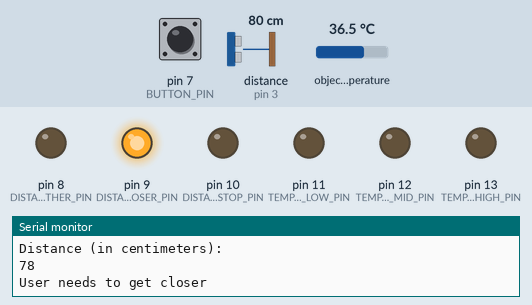
A sketch run on a simulated Arduino Mega 2560, built with avr-gcc and run on an emulated ATmega2560. On the bench: output pins drawn as LEDs (lit = HIGH), the last lines printed to the serial monitor. Wiring (inferred from the names in the program): ultrasonic range finder: trigger pin 2; echo pin 3. The inputs (shaded band) are chosen by the test bench; at power-on: distance to the obstacle (sensor on pin 3) 80 cm, pin 7 (BUTTON_PIN) HIGH, object temperature 36.5 °C. The echo pulse lasts 58.3 µs per cm; pins used as bus, display or sensor lines are not drawn.

Above: at 1.2 s.
1.3 s: distance to the obstacle (sensor on pin 3) set to 9 cm
2.8 s: distance to the obstacle (sensor on pin 3) set to 6 cm
At 4.3 s:
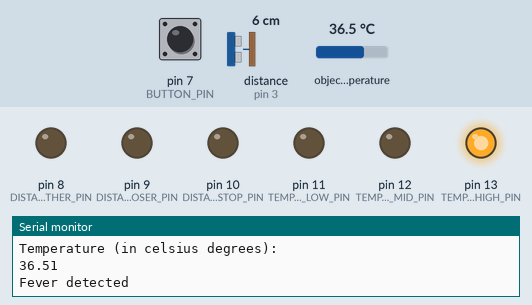
5.8 s: distance to the obstacle (sensor on pin 3) set to 120 cm
At 6.6 s:
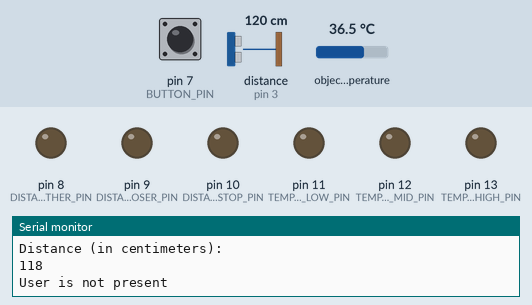
7.4 s: pin 7 (BUTTON_PIN) pulled LOW for 3.2 s
At 10.4 s:
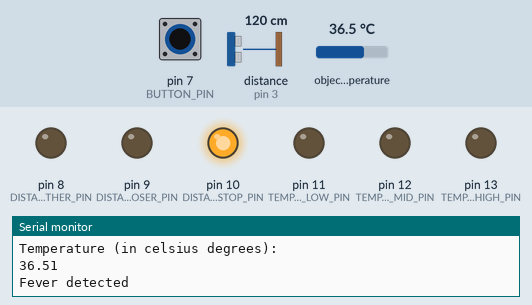
12.2 s: pin 7 (BUTTON_PIN) pulled LOW for 0.15 s
At 13.4 s:
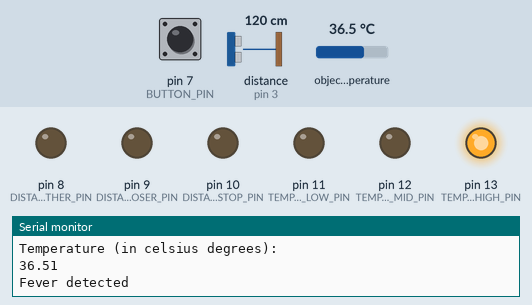
15.3 s: pin 7 (BUTTON_PIN) pulled LOW for 1 s
At 19.2 s:
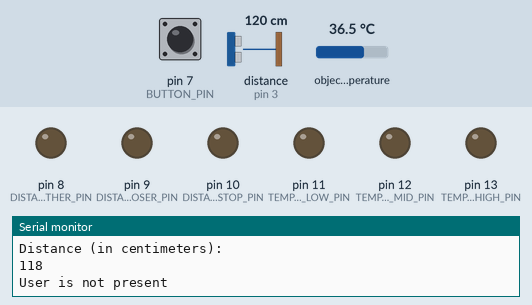
Timing chart, 0 to 20.3 s (numbered marks = the images above; inputs shaded):
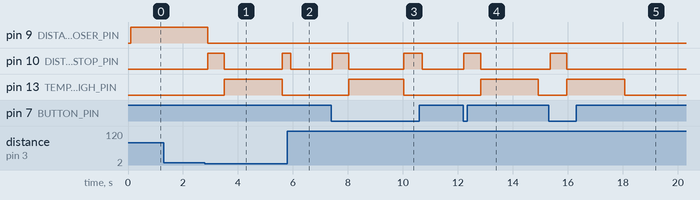

The sketch:

temperature_detection.ino
```cpp
#include "user_config.h"
#include <Adafruit_MLX90614.h>
#ifdef M5STICKC
#include <M5StickC.h>
#endif

typedef enum {
    INDICATOR_TEMPERATURE_LOW  = 1 << 0,
    INDICATOR_TEMPERATURE_MID  = 1 << 1,
    INDICATOR_TEMPERATURE_HIGH = 1 << 2,
    INDICATOR_DISTANCE_FARTHER = 1 << 3,
    INDICATOR_DISTANCE_STOP    = 1 << 4,
    INDICATOR_DISTANCE_CLOSER  = 1 << 5
} indicator;

typedef enum {
    STATUS_OFF     = 0,
    STATUS_TRIGGER = INDICATOR_DISTANCE_STOP,
    STATUS_FEVER_LOW  = INDICATOR_TEMPERATURE_LOW,
    STATUS_FEVER_MID  = INDICATOR_TEMPERATURE_MID,
    STATUS_FEVER_HIGH = INDICATOR_TEMPERATURE_HIGH,
    STATUS_DISTANCE_FARTHER = INDICATOR_DISTANCE_FARTHER,
    STATUS_DISTANCE_STOP    = INDICATOR_DISTANCE_STOP,
    STATUS_DISTANCE_CLOSER  = INDICATOR_DISTANCE_CLOSER
} status;


float measure_temperature_ztp115m();
float measure_temperature_mlx90614();
float measure_temperature(size_t samples, int interval);
int measure_distance(size_t samples, int interval);
void await_status(status desired_status);
void display_status(status indicators);
status detect_user();


void setup() {
    Serial.begin(SERIAL_MONITOR_SPEED);

    #ifdef ENABLE_SONAR
        pinMode(ULTRASOUND_ECHO_PIN, INPUT);
        pinMode(ULTRASOUND_TRIGGER_PIN, OUTPUT);
    #endif

    #ifdef ENABLE_INDICATORS
        pinMode(TEMPERATURE_LOW_PIN, OUTPUT);
        pinMode(TEMPERATURE_MID_PIN, OUTPUT);
        pinMode(TEMPERATURE_HIGH_PIN, OUTPUT);
        pinMode(DISTANCE_FARTHER_PIN, OUTPUT);
        pinMode(DISTANCE_STOP_PIN, OUTPUT);
        pinMode(DISTANCE_CLOSER_PIN, OUTPUT);
    #endif

    #ifdef ENABLE_BUTTON
        pinMode(BUTTON_PIN, INPUT_PULLUP);
    #endif

    #ifdef M5STICKC
        M5.begin();
    #endif

    #ifdef ESP32
        Wire.begin(ESP32_SDA_PIN, ESP32_SCL_PIN);
    #endif

    Serial.println("Setup complete");
}


void loop() {
    await_status(STATUS_TRIGGER);
    delay(SENSOR_STABILIZATION_TIME);

    float temperature = measure_temperature(
        TEMPERATURE_SAMPLES,
        TEMPERATURE_INTERVAL
    );

    Serial.println("Temperature (in celsius degrees): ");
    Serial.println(temperature);

    if(temperature > LIMIT_FEVER) {
        display_status(STATUS_FEVER_HIGH);
        Serial.println("Fever detected");
    } else if(temperature > WARNING_FEVER) {
        display_status(STATUS_FEVER_MID);
        Serial.println("Fever probably detected");
    } else {
        display_status(STATUS_FEVER_LOW);
        Serial.println("No fever detected");
    }

    delay(DISPLAY_TIME);
    await_status(STATUS_OFF);
}


void await_status(status desired_status) {
    status current_status;

    do {
        current_status = (
            (digitalRead(BUTTON_PIN) == LOW)
            ? STATUS_TRIGGER : detect_user()
        );
        display_status(current_status);
    } while(current_status != desired_status);
}


status detect_user() {
    #ifdef ENABLE_SONAR
        int distance = measure_distance(
            DISTANCE_SAMPLES,
            DISTANCE_INTERVAL
        );

        Serial.println("Distance (in centimeters): ");
        Serial.println(distance);

        if (distance > OFF_DISTANCE) {
            Serial.println("User is not present");
            return STATUS_OFF;
        } else if (distance > DETECTION_DISTANCE + THRESHOLD_DISTANCE / 2) {
            Serial.println("User needs to get closer");
            return STATUS_DISTANCE_CLOSER;
        } else if (distance < DETECTION_DISTANCE - THRESHOLD_DISTANCE / 2) {
            Serial.println("User needs to get farther");
            return STATUS_DISTANCE_FARTHER;
        } else {
            Serial.println("User is at a good distance; stay still");
            return STATUS_DISTANCE_STOP;
        }
    #else
        return STATUS_OFF;
    #endif
}


int measure_distance(size_t samples, int interval) {
    float measurements = 0;
    for(size_t counter = 0; counter < (samples || 1); counter++) {
        digitalWrite(ULTRASOUND_TRIGGER_PIN, LOW);
        delayMicroseconds(2);
        digitalWrite(ULTRASOUND_TRIGGER_PIN, HIGH);
        delayMicroseconds(10);
        digitalWrite(ULTRASOUND_TRIGGER_PIN, LOW);

        long duration = pulseIn(ULTRASOUND_ECHO_PIN, HIGH);
        measurements += duration * 0.034 / 2;

        delay(interval);
    }
    return measurements / (samples || 1); // centimeters
}


float measure_temperature(size_t samples, int interval) {
    float measurements = 0;
    for(size_t counter = 0; counter < (samples || 1); counter++) {
        #if defined(SENSOR_MLX90614)
            measurements += measure_temperature_mlx90614();
        #elif defined(SENSOR_ZTP115M) && defined(ZTP115M_SENSOR_PIN)
            measurements += measure_temperature_ztp115m();
        #else
            #error No sensor specified!
        #endif
        delay(interval);
    }
    return measurements / (samples || 1); // celsius degrees
}


float measure_temperature_ztp115m() {
    int value = analogRead(ZTP115M_SENSOR_PIN);
    float voltage = ZTP115M_SENSOR_REFERENCE * (value / ZTP115M_SENSOR_STEPS);
    return (
        - 3484.051933 * pow(voltage, 0)
        + 11296.70621 * pow(voltage, 1)
        - 15853.08557 * pow(voltage, 2)
        + 12490.72137 * pow(voltage, 3)
        - 5998.724365 * pow(voltage, 4)
        + 1797.550087 * pow(voltage, 5)
        - 328.5445919 * pow(voltage, 6)
        + 33.53566265 * pow(voltage, 7)
        - 1.465912126 * pow(voltage, 8)
    );
}


float measure_temperature_mlx90614() {
    static Adafruit_MLX90614 temperature_sensor = Adafruit_MLX90614();
    #ifndef ESP32
        temperature_sensor.begin();
    #endif
    return temperature_sensor.readObjectTempC();
}


void display_status(status indicators) {
    #ifdef INVERT_INDICATORS
        indicators = (status)~indicators;
    #endif
    #ifdef M5STICKC
        M5.Lcd.fillRect(0, 0, 40, 53,
            (indicators & INDICATOR_TEMPERATURE_HIGH)
            ? TFT_RED : TFT_BLACK
        );
        M5.Lcd.fillRect(0, 53, 40, 53,
            (indicators & INDICATOR_TEMPERATURE_MID)
            ? TFT_ORANGE : TFT_BLACK
        );
        M5.Lcd.fillRect(0, 106, 40, 54,
            (indicators & INDICATOR_TEMPERATURE_LOW)
            ? TFT_GREEN : TFT_BLACK
        );
        M5.Lcd.fillRect(40, 0, 80, 53,
            (indicators & INDICATOR_DISTANCE_FARTHER)
            ? TFT_ORANGE : TFT_BLACK
        );
        M5.Lcd.fillRect(40, 53, 80, 53,
            (indicators & INDICATOR_DISTANCE_STOP)
            ? TFT_GREEN : TFT_BLACK
        );
        M5.Lcd.fillRect(40, 106, 80, 54,
            (indicators & INDICATOR_DISTANCE_CLOSER)
            ? TFT_ORANGE : TFT_BLACK
        );
    #endif
    digitalWrite(
        TEMPERATURE_HIGH_PIN,
        (indicators & INDICATOR_TEMPERATURE_HIGH)
        ? HIGH : LOW
    );
    digitalWrite(
        TEMPERATURE_MID_PIN,
        (indicators & INDICATOR_TEMPERATURE_MID)
        ? HIGH : LOW
    );
    digitalWrite(
        TEMPERATURE_LOW_PIN,
        (indicators & INDICATOR_TEMPERATURE_LOW)
        ? HIGH : LOW
    );
    digitalWrite(
        DISTANCE_FARTHER_PIN,
        (indicators & INDICATOR_DISTANCE_FARTHER)
        ? HIGH : LOW
    );
    digitalWrite(
        DISTANCE_STOP_PIN,
        (indicators & INDICATOR_DISTANCE_STOP)
        ? HIGH : LOW
    );
    digitalWrite(
        DISTANCE_CLOSER_PIN,
        (indicators & INDICATOR_DISTANCE_CLOSER)
        ? HIGH : LOW
    );
}
```

user_config.h
```cpp
#ifndef USER_CONFIG_H
#define USER_CONFIG_H

// Switches
// #define ENABLE_SONAR
// #define INVERT_INDICATORS
// #define SENSOR_ZTP115M // See also ZTP115M_SENSOR_* defines
#define SENSOR_MLX90614


// Boards
// #define M5STICKC
// #define ANOTHER

#ifdef M5STICKC
    #define ENABLE_BUTTON
    #define INVERT_INDICATORS
    #undef ENABLE_INDICATORS
    #undef ENABLE_SONAR
#endif

#ifdef ANOTHER
    #define ENABLE_BUTTON
    #define ENABLE_INDICATORS
    #define ENABLE_SONAR
#endif

// Times (bauds and milliseconds)
#define SERIAL_MONITOR_SPEED        115200
#define SENSOR_STABILIZATION_TIME   100
#define TIME_BETWEEN_READINGS       500
#define DISPLAY_TIME                2000

// Sampling (count and milliseconds)
#define TEMPERATURE_SAMPLES         3
#define TEMPERATURE_INTERVAL        500
#define DISTANCE_SAMPLES            5
#define DISTANCE_INTERVAL           100 // >60 as per Sparkfun HC-SR04 datasheet

// Distances (centimeters)
#define OFF_DISTANCE                100
#define THRESHOLD_DISTANCE          7
#define DETECTION_DISTANCE          3

// Temperatures (celsius degrees)
#define LIMIT_FEVER                 33
#define WARNING_FEVER               31

// Pins
#ifndef ULTRASOUND_TRIGGER_PIN
#define ULTRASOUND_TRIGGER_PIN      2
#endif
#ifndef ULTRASOUND_ECHO_PIN
#define ULTRASOUND_ECHO_PIN         3
#endif
#ifndef TEMPERATURE_LOW_PIN
#define TEMPERATURE_LOW_PIN         11
#endif
#ifndef TEMPERATURE_MID_PIN
#define TEMPERATURE_MID_PIN         12
#endif
#ifndef TEMPERATURE_HIGH_PIN
#define TEMPERATURE_HIGH_PIN        13
#endif
#ifndef DISTANCE_FARTHER_PIN
#define DISTANCE_FARTHER_PIN        8 // FIXME: why skip the seventh pin?
#endif
#ifndef DISTANCE_STOP_PIN
#define DISTANCE_STOP_PIN           10
#endif
#ifndef DISTANCE_CLOSER_PIN
#define DISTANCE_CLOSER_PIN         9
#endif
#ifndef BUTTON_PIN
#define BUTTON_PIN                  7 // 37 to use BUTTON A on M5StickC
#endif
#ifndef ZTP115M_SENSOR_PIN
#define ZTP115M_SENSOR_PIN          36
#endif
#ifdef ESP32
#define ESP32_SDA_PIN               0
#define ESP32_SCL_PIN               26
#endif

// ZTP115M-specific ADC settings
#ifdef ESP32

#ifndef ZTP115M_SENSOR_REFERENCE
#define ZTP115M_SENSOR_REFERENCE    3.3
#endif
#ifndef ZTP115M_SENSOR_STEPS
#define ZTP115M_SENSOR_STEPS        4096
#endif

#else

#ifndef ZTP115M_SENSOR_REFERENCE
#define ZTP115M_SENSOR_REFERENCE    5
#endif
#ifndef ZTP115M_SENSOR_STEPS
#define ZTP115M_SENSOR_STEPS        1024 // Might not offer enough resolution.
#endif

#endif

#endif
```

Measured:
- the behaviour switches between 8 and 7 cm on distance to the obstacle (sensor on pin 3) (found by bisection; images 0 and 1)
- after the input at 2.8 s, pin 9 (DISTANCE_CLOSER_PIN): HIGH → LOW after 0.10 s; pin 10 (DISTANCE_STOP_PIN): LOW → HIGH after 0.10 s, → LOW 0.60 s later, → HIGH 2.1 s later; pin 13 (TEMPERATURE_HIGH_PIN): LOW → HIGH after 0.70 s, → LOW 2.1 s later
- after the input at 5.8 s, pin 10 (DISTANCE_STOP_PIN): HIGH → LOW after 0.12 s
- after the input at 7.4 s, pin 10 (DISTANCE_STOP_PIN): alternates HIGH for 0.64 s and LOW for 2.0 s, starting at once; pin 13 (TEMPERATURE_HIGH_PIN): LOW → HIGH after 0.63 s, → LOW 2.0 s later
- after the input at 12.2 s, pin 10 (DISTANCE_STOP_PIN): LOW → HIGH at once, → LOW 0.60 s later; pin 13 (TEMPERATURE_HIGH_PIN): LOW → HIGH after 0.62 s, → LOW 2.1 s later
- after the input at 15.3 s, pin 10 (DISTANCE_STOP_PIN): LOW → HIGH after 0.07 s, → LOW 0.60 s later; pin 13 (TEMPERATURE_HIGH_PIN): LOW → HIGH after 0.67 s, → LOW 2.1 s later
